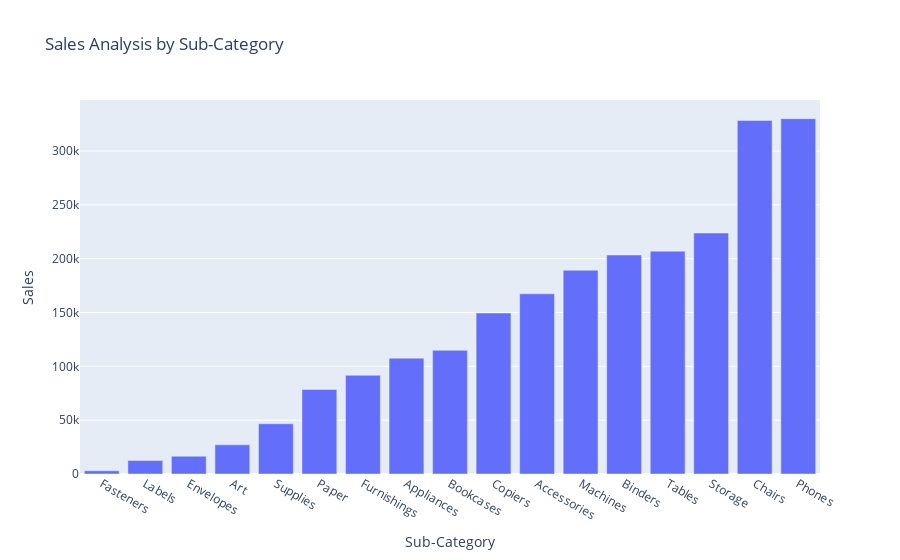

Write notebook code for a chart like this one.
### Markdown cell above
![image.png](attachment:image.png)

### Code cell
sales_by_subcategory = data.groupby('Sub-Category')['Sales'].sum().reset_index()
fig = px.bar(sales_by_subcategory, 
             x='Sub-Category', 
             y='Sales', 
             title='Sales Analysis by Sub-Category',
             category_orders={"Sub-Category": sales_by_subcategory.sort_values('Sales')['Sub-Category'].tolist()})
fig.show()

### Figure 1 — Plotly figure (JSON) as saved in the notebook; plotly's stock layout.template omitted (floating-point values rounded to 4 significant figures)
{"data": [{"alignmentgroup": "True", "hovertemplate": "Sub-Category=%{x}<br>Sales=%{y}<extra></extra>", "legendgroup": "", "marker": {"color": "#636efa", "pattern": {"shape": ""}}, "name": "", "offsetgroup": "", "orientation": "v", "showlegend": false, "textposition": "auto", "type": "bar", "x": ["Accessories", "Appliances", "Art", "Binders", "Bookcases", "Chairs", "Copiers", "Envelopes", "Fasteners", "Furnishings", "Labels", "Machines", "Paper", "Phones", "Storage", "Supplies", "Tables"], "xaxis": "x", "y": [167400.0, 107500.0, 27120.0, 203400.0, 114900.0, 328400.0, 149500.0, 16480.0, 3024.0, 91710.0, 12490.0, 189200.0, 78480.0, 330000.0, 223800.0, 46670.0, 207000.0], "yaxis": "y"}], "layout": {"barmode": "relative", "legend": {"tracegroupgap": 0}, "title": {"text": "Sales Analysis by Sub-Category"}, "xaxis": {"anchor": "y", "categoryarray": ["Fasteners", "Labels", "Envelopes", "Art", "Supplies", "Paper", "Furnishings", "Appliances", "Bookcases", "Copiers", "Accessories", "Machines", "Binders", "Tables", "Storage", "Chairs", "Phones"], "categoryorder": "array", "domain": [0, 1], "title": {"text": "Sub-Category"}}, "yaxis": {"anchor": "x", "domain": [0, 1], "title": {"text": "Sales"}}}}
